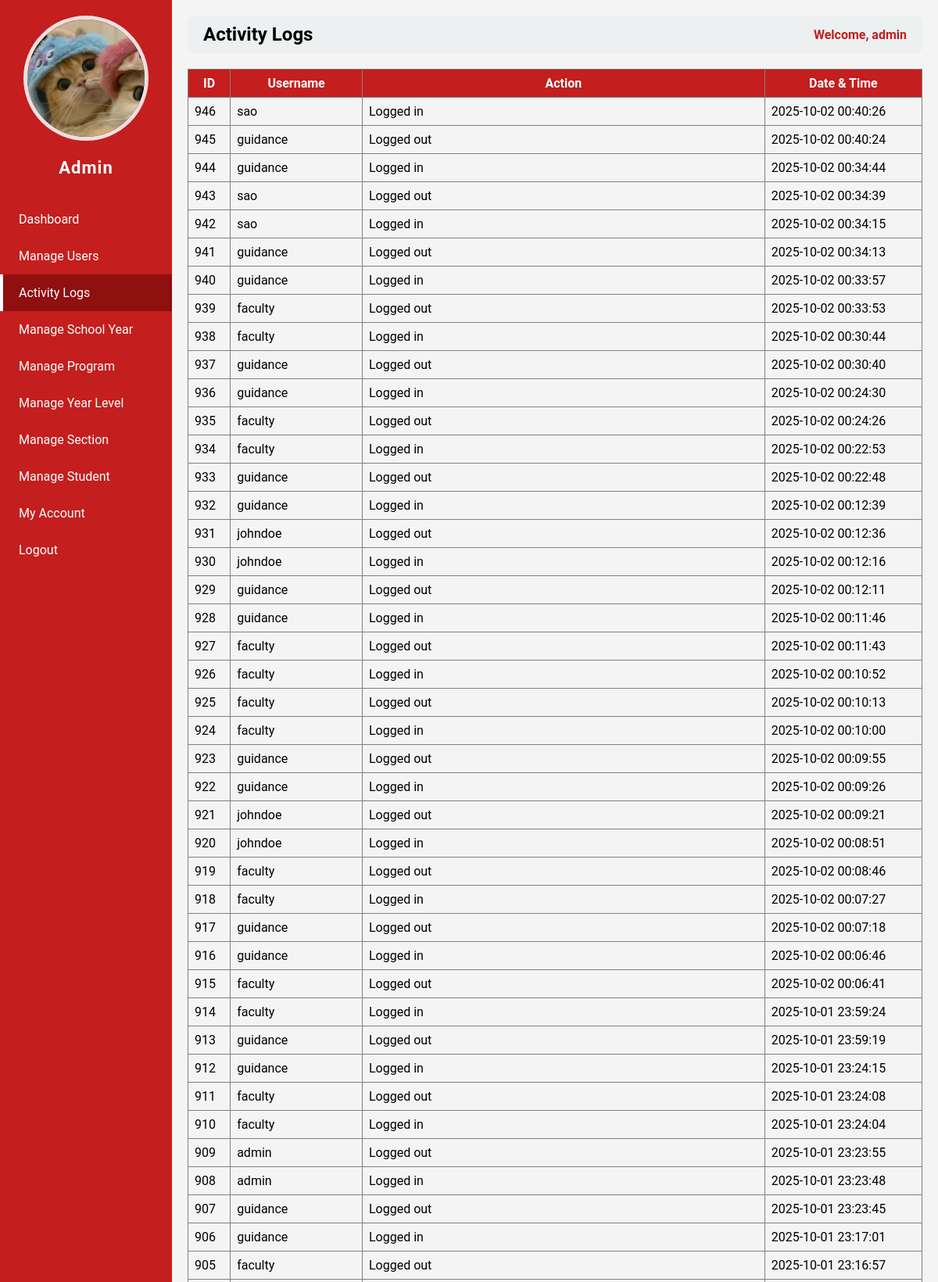
/admin.php?page=activity_logs (signed in, upper part), run on the app's committed database.
### tables this page shows
CREATE TABLE `users` (
  `id` int(11) NOT NULL,
  `username` varchar(50) NOT NULL,
  `password` varchar(255) NOT NULL,
  `role` varchar(50) NOT NULL,
  `email` varchar(255) NOT NULL,
  `contact` varchar(50) NOT NULL,
  `status` varchar(50) NOT NULL,
  `img` varchar(255) NOT NULL
);

CREATE TABLE `logs` (
  `id` int(11) NOT NULL,
  `user_id` int(11) NOT NULL,
  `action` varchar(255) NOT NULL,
  `date_time` datetime NOT NULL DEFAULT current_timestamp()
);

### admin_pages/activity_logs.php (the view)
<?php
$host = "localhost";
$dbname = "studisciplink";
$user = "root";
$pass = "";
try {
    $pdo = new PDO("mysql:host=$host;dbname=$dbname", $user, $pass);
    $pdo->setAttribute(PDO::ATTR_ERRMODE, PDO::ERRMODE_EXCEPTION);
    $stmt = $pdo->prepare("
        SELECT l.id, u.username, l.action, l.date_time
        FROM logs l
        JOIN users u ON l.user_id = u.id
        ORDER BY l.date_time DESC
    ");
    $stmt->execute();
    $logs = $stmt->fetchAll(PDO::FETCH_ASSOC);
} catch (PDOException $e) {
    die("Database error: " . $e->getMessage());
}
?>
<table border="1" cellpadding="8" cellspacing="0" style="width:100%; border-collapse:collapse;">
    <thead style="background:#c41e1e; color:white;">
        <tr>
            <th>ID</th>
            <th>Username</th>
            <th>Action</th>
            <th>Date & Time</th>
        </tr>
    </thead>
    <tbody>
        <?php if ($logs): ?>
            <?php foreach ($logs as $log): ?>
                <tr>
                    <td><?php echo htmlspecialchars($log['id']); ?></td>
                    <td><?php echo htmlspecialchars($log['username']); ?></td>
                    <td><?php echo htmlspecialchars($log['action']); ?></td>
                    <td><?php echo htmlspecialchars($log['date_time']); ?></td>
                </tr>
            <?php endforeach; ?>
        <?php else: ?>
            <tr>
                <td colspan="4" style="text-align:center;">No activity logs found.</td>
            </tr>
        <?php endif; ?>
    </tbody>
</table>

### admin.php (shortened to what this page needs)
<?php
require 'db_connect.php';
$id = $_SESSION['user_id'];
$stmt = $pdo->prepare("SELECT * FROM users WHERE id=?");
$stmt->execute([$id]);
$user = $stmt->fetch(PDO::FETCH_ASSOC);
$page = isset($_GET['page']) ? $_GET['page'] : 'dashboard';
?>
<!DOCTYPE html>
<html>
<head>
</head>
<body>
<div class="sidebar">
    <div class="column profile-photo">
        <?php if (!empty($user['img'])): ?>
            <img src="<?php echo htmlspecialchars($user['img']); ?>" alt="Profile Image">
        <?php else: ?>
            <img src="default.png" alt="Profile Image">
        <?php endif; ?>
    </div>
    <h2>Admin</h2>
    <a href="?page=dashboard" class="<?php echo $page=='dashboard' ? 'active' : ''; ?>">Dashboard</a>
    <a href="?page=manage_users" class="<?php echo $page=='manage_users' ? 'active' : ''; ?>">Manage Users</a>
    <a href="?page=activity_logs" class="<?php echo $page=='activity_logs' ? 'active' : ''; ?>">Activity Logs</a>
    <a href="?page=manage_school_year" class="<?php echo $page=='manage_school_year' ? 'active' : ''; ?>">Manage School Year</a>
    <a href="?page=manage_program" class="<?php echo $page=='manage_program' ? 'active' : ''; ?>">Manage Program</a>
    <a href="?page=manage_year_level" class="<?php echo $page=='manage_year_level' ? 'active' : ''; ?>">Manage Year Level</a>
    <a href="?page=manage_section" class="<?php echo $page=='manage_section' ? 'active' : ''; ?>">Manage Section</a>
    <a href="?page=manage_student" class="<?php echo $page=='manage_student' ? 'active' : ''; ?>">Manage Student</a>
    <a href="?page=my_account" class="<?php echo $page=='my_account' ? 'active' : ''; ?>">My Account</a>
    <a href="logout.php">Logout</a>
</div>
<div class="main-content">
    <div class="header">
        <h2><?php echo str_replace('_',' ', $page); ?></h2>
        <span>Welcome, <?php echo $_SESSION['username']; ?></span>
    </div>
    <div class="content">
        <?php
        $file = "admin_pages/{$page}.php";
        if(file_exists($file)){
            include $file;
        } else {
            echo "<p>Page not found.</p>";
        }
        ?>
    </div>
</div>
</body>
</html>

### admin.php (style rules this page uses)
body { margin: 0; font-family: 'Roboto', sans-serif; background: #f4f4f4; }
.sidebar { position: fixed; top: 0; left: 0; width: 220px; height: 100%; background-color: #c41e1e; color: white; display: flex; flex-direction: column; padding-top: 20px; }
.sidebar h2 { text-align: center; margin-bottom: 30px; font-size: 22px; letter-spacing: 1px; }
.sidebar a { padding: 14px 20px; text-decoration: none; color: white; display: block; transition: 0.3s; border-left: 4px solid transparent; }
.sidebar a.active { background-color: #900f0f; border-left: 4px solid #fff; }
.main-content { margin-left: 220px; padding: 20px; }
.header { display: flex; justify-content: space-between; align-items: center; background: #ecf0f1; padding: 10px 20px; border-radius: 8px; margin-bottom: 20px; }
.header h2 { margin: 0; text-transform: capitalize; }
.header span { font-weight: bold; color: #c41e1e; }
.profile-photo { text-align: center; }
.profile-photo img { width: 150px; height: 150px; object-fit: cover; border-radius: 50%; border: 5px solid #ebe0e0ff; }

### data on the page
users: img (picture)
logs: id "946", user.username "sao", action "Logged in", date_time "2025-10-02 00:40:26"
logs: id "945", user.username "guidance", action "Logged out", date_time "2025-10-02 00:40:24"
logs: id "944", user.username "guidance", action "Logged in", date_time "2025-10-02 00:34:44"
logs: id "943", user.username "sao", action "Logged out", date_time "2025-10-02 00:34:39"
logs: id "942", user.username "sao", action "Logged in", date_time "2025-10-02 00:34:15"
logs: id "941", user.username "guidance", action "Logged out", date_time "2025-10-02 00:34:13"
logs: id "940", user.username "guidance", action "Logged in", date_time "2025-10-02 00:33:57"
logs: id "939", user.username "faculty", action "Logged out", date_time "2025-10-02 00:33:53"
logs: id "938", user.username "faculty", action "Logged in", date_time "2025-10-02 00:30:44"
logs: id "937", user.username "guidance", action "Logged out", date_time "2025-10-02 00:30:40"
logs: id "936", user.username "guidance", action "Logged in", date_time "2025-10-02 00:24:30"
logs: id "935", user.username "faculty", action "Logged out", date_time "2025-10-02 00:24:26"
logs: id "934", user.username "faculty", action "Logged in", date_time "2025-10-02 00:22:53"
logs: id "933", user.username "guidance", action "Logged out", date_time "2025-10-02 00:22:48"
logs: id "932", user.username "guidance", action "Logged in", date_time "2025-10-02 00:12:39"
logs: id "931", user.username "johndoe", action "Logged out", date_time "2025-10-02 00:12:36"
logs: id "930", user.username "johndoe", action "Logged in", date_time "2025-10-02 00:12:16"
logs: id "929", user.username "guidance", action "Logged out", date_time "2025-10-02 00:12:11"
logs: id "928", user.username "guidance", action "Logged in", date_time "2025-10-02 00:11:46"
logs: id "927", user.username "faculty", action "Logged out", date_time "2025-10-02 00:11:43"
logs: id "926", user.username "faculty", action "Logged in", date_time "2025-10-02 00:10:52"
logs: id "925", user.username "faculty", action "Logged out", date_time "2025-10-02 00:10:13"
logs: id "924", user.username "faculty", action "Logged in", date_time "2025-10-02 00:10:00"
logs: id "923", user.username "guidance", action "Logged out", date_time "2025-10-02 00:09:55"
logs: id "922", user.username "guidance", action "Logged in", date_time "2025-10-02 00:09:26"
logs: id "921", user.username "johndoe", action "Logged out", date_time "2025-10-02 00:09:21"
logs: id "920", user.username "johndoe", action "Logged in", date_time "2025-10-02 00:08:51"
logs: id "919", user.username "faculty", action "Logged out", date_time "2025-10-02 00:08:46"
logs: id "918", user.username "faculty", action "Logged in", date_time "2025-10-02 00:07:27"
logs: id "917", user.username "guidance", action "Logged out", date_time "2025-10-02 00:07:18"
logs: id "916", user.username "guidance", action "Logged in", date_time "2025-10-02 00:06:46"
logs: id "915", user.username "faculty", action "Logged out", date_time "2025-10-02 00:06:41"
logs: id "914", user.username "faculty", action "Logged in", date_time "2025-10-01 23:59:24"
logs: id "913", user.username "guidance", action "Logged out", date_time "2025-10-01 23:59:19"
logs: id "912", user.username "guidance", action "Logged in", date_time "2025-10-01 23:24:15"
logs: id "911", user.username "faculty", action "Logged out", date_time "2025-10-01 23:24:08"
logs: id "910", user.username "faculty", action "Logged in", date_time "2025-10-01 23:24:04"
logs: id "909", user.username "admin", action "Logged out", date_time "2025-10-01 23:23:55"
logs: id "908", user.username "admin", action "Logged in", date_time "2025-10-01 23:23:48"
logs: id "907", user.username "guidance", action "Logged out", date_time "2025-10-01 23:23:45"
logs: id "906", user.username "guidance", action "Logged in", date_time "2025-10-01 23:17:01"
logs: id "905", user.username "faculty", action "Logged out", date_time "2025-10-01 23:16:57"

### other printed values
str_replace('_',' ', $page) "Activity Logs"
$_SESSION['username'] "admin"
